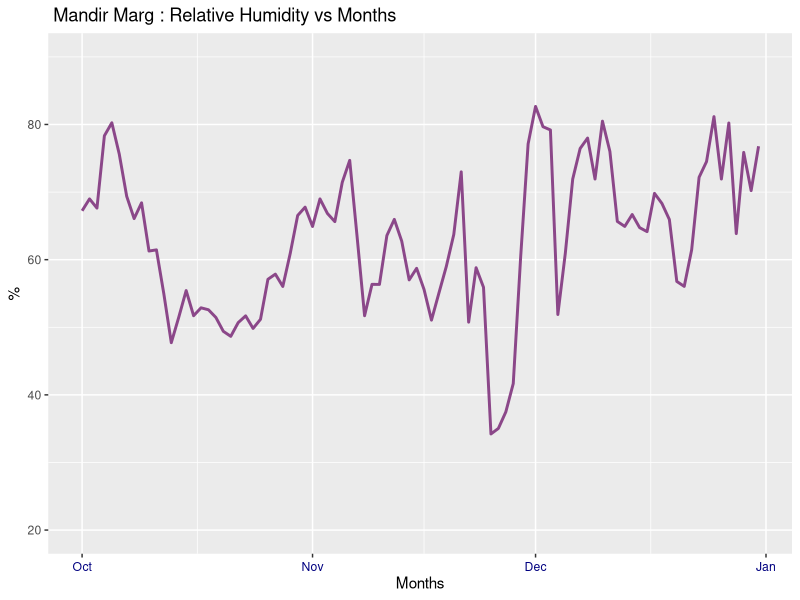
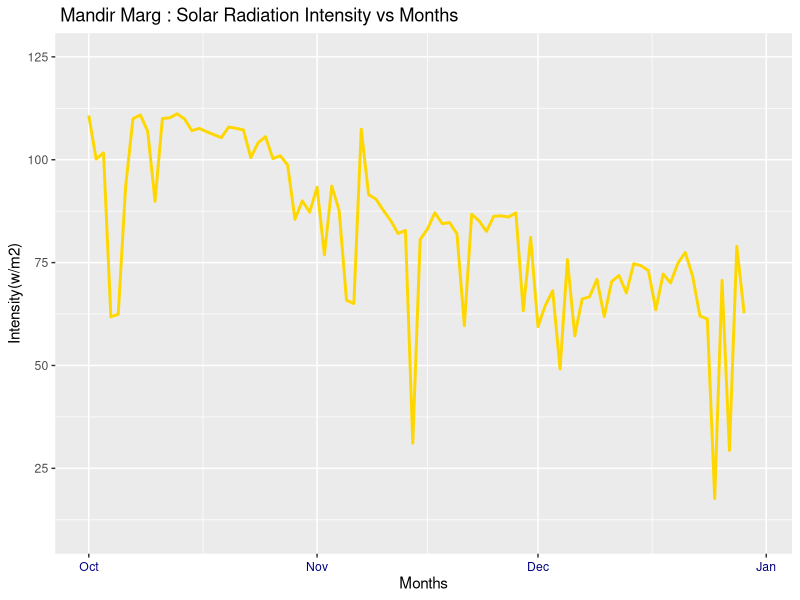
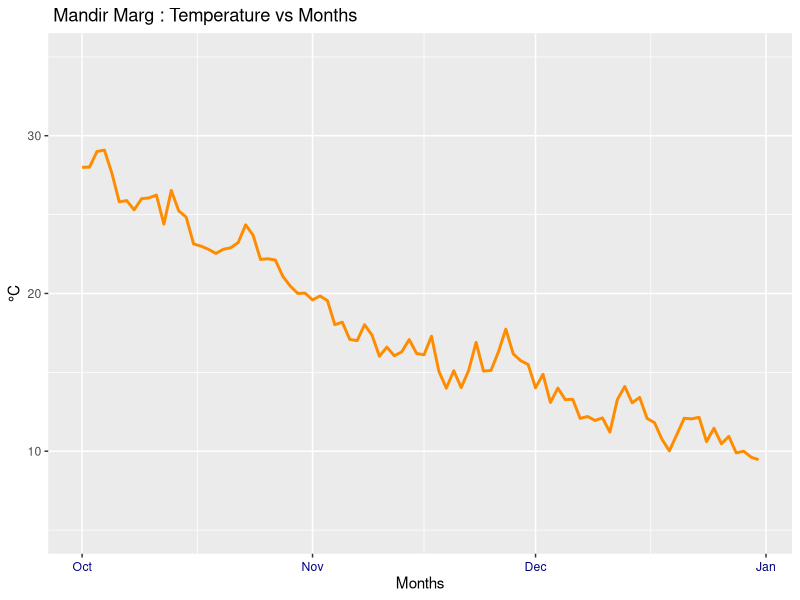
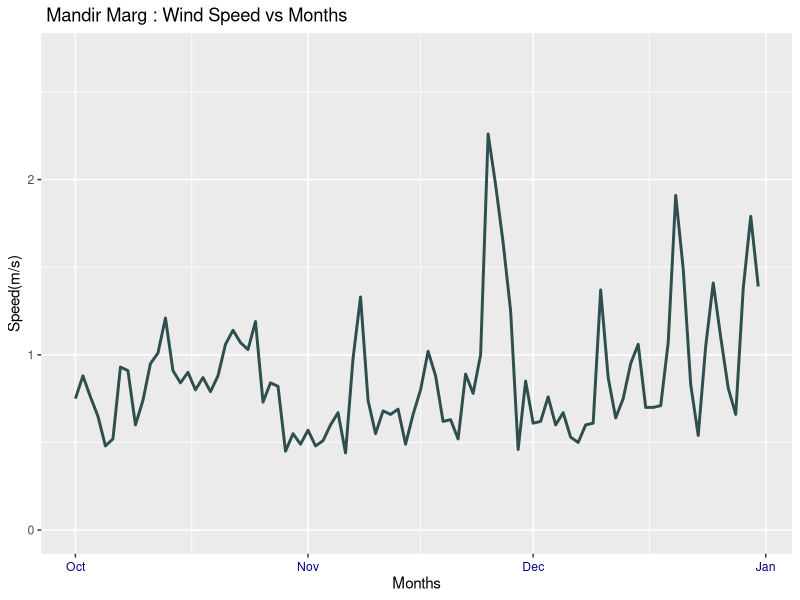

These figures' R source, in order: (Note: this script raises an error after producing the figures.)
#Set Working Directory
path<-"~/Desktop/Data Science/Mandir Marg/Meterological/Data Sets"
setwd(path)

#RELATIVE HUMIDITY
#Load Datasets
rhmg <- read.csv("rhMandirMarg.csv")
attach(rhmg)

#Import the libraries 
library("lubridate")
library("plyr")
library("ggplot2")

#Data Exploration
dim(rhmg)
str(rhmg)

#Check For Missing Values
table(is.na(rhmg))

#Get Summary of all Variables
summary(rhmg)

#date manipulation, for changing the date format
rhmg$Date<- as.Date(rhmg$Date,format = "%d/%m/%Y")
month(as.POSIXlt(rhmg$Date, format="%Y/%m/%d"))
Months<- as.factor(month(as.POSIXlt(rhmg$Date, formast="%Y/%m/%d")))
Months<-mapvalues(Months, from = c(10,11,12), to = c("Oct","Nov","Dec"))
levels(Months)

# Add a new Variable called "Months"
rhmg <- cbind(rhmg,Months)

#Line Chart
ggplot(rhmg,aes(rhmg$Date,rhmg$Concentration))+ geom_line(size = 1,show.legend = FALSE,color="orchid4") + xlab("Months") + ylab("%") + ggtitle(" Mandir Marg : Relative Humidity vs Months ") + theme(axis.text.x = element_text(angle = 0, vjust = 0.5, color = "navy"))+ ylim(20,90)

detach(rhmg)
#rm(list = ls())

#*********************************************************************************************************************************************
#SOLAR RADIATION
#Load Datasets
srmg <- read.csv("srMandirMarg.csv")
attach(srmg)

#Data Exploration
dim(srmg)
str(srmg)

#Check For Missing Values
table(is.na(srmg))

#Get Summary of all Variables
summary(srmg)

#date manipulation, for changing the date format
srmg$Date<- as.Date(srmg$Date,format = "%d/%m/%Y")
month(as.POSIXlt(srmg$Date, format="%Y/%m/%d"))
Months<- as.factor(month(as.POSIXlt(srmg$Date, formast="%Y/%m/%d")))
Months<-mapvalues(Months, from = c(10,11,12), to = c("Oct","Nov","Dec"))
levels(Months)

# Add a new Variable called "Months"
srmg <- cbind(srmg,Months)

#Line Chart
ggplot(srmg,aes(srmg$Date,srmg$Concentration))+ geom_line(size = 1,show.legend = FALSE,color="gold") + xlab("Months") + ylab("Intensity(w/m2)") + ggtitle(" Mandir Marg : Solar Radiation Intensity vs Months ") + theme(axis.text.x = element_text(angle = 0, vjust = 0.5, color = "navy"))+ ylim(10,125)

detach(srmg)
#rm(list = ls())

#*******************************************************************************************************************************************
#TEMPERATURE
#Load Datasets
tmg <- read.csv("tempMandirMarg.csv")
attach(tmg)

#Data Exploration
dim(tmg)
str(tmg)

#Check For Missing Values
table(is.na(tmg))

#Get Summary of all Variables
summary(tmg)

#date manipulation, for changing the date format
tmg$Date<- as.Date(tmg$Date,format = "%d/%m/%Y")
month(as.POSIXlt(tmg$Date, format="%Y/%m/%d"))
Months<- as.factor(month(as.POSIXlt(tmg$Date, formast="%Y/%m/%d")))
Months<-mapvalues(Months, from = c(10,11,12), to = c("Oct","Nov","Dec"))
levels(Months)

# Add a new Variable called "Months"
tmg <- cbind(tmg,Months)

#Line Chart
ggplot(tmg,aes(Date,Concentration))+ geom_line(size = 1,show.legend = FALSE,color="darkorange") + xlab("Months") + ylab("°C") + ggtitle(" Mandir Marg : Temperature vs Months ") + theme(axis.text.x = element_text(angle = 0, vjust = 0.5, color = "navy"))+ ylim(5,35)

detach(tmg)
#rm(list = ls())

#*******************************************************************************************************************************************
#WINDSPEED
#Load Datasets
wsmg <- read.csv("wsMandirMarg.csv")
attach(wsmg)

#Data Exploration
dim(wsmg)
str(wsmg)

#Check For Missing Values
table(is.na(wsmg))

#Get Summary of all Variables
summary(wsmg)

#date manipulation, for changing the date format
wsmg$Date<- as.Date(wsmg$Date,format = "%d/%m/%Y")
month(as.POSIXlt(wsmg$Date, format="%Y/%m/%d"))
Months<- as.factor(month(as.POSIXlt(wsmg$Date, formast="%Y/%m/%d")))
Months<-mapvalues(Months, from = c(10,11,12), to = c("Oct","Nov","Dec"))
levels(Months)

# Add a new Variable called "Months"
wsmg <- cbind(wsmg,Months)

#Line Chart
ggplot(wsmg,aes(wsmg$Date,wsmg$Concentration))+ geom_line(size = 1,show.legend = FALSE,color="darkslategray") + xlab("Months") + ylab("Speed(m/s)") + ggtitle(" Mandir Marg : Wind Speed vs Months ") + theme(axis.text.x = element_text(angle = 0, vjust = 0.5, color = "navy"))+ ylim(0,2.7)

detach(wsmg)
#rm(list = ls())

#*******************************************************************************************************************************************
#COMBINING THE GRAPHS ...
combi <- read.csv("allFactorsCombined.csv")
attach(combi)
combi$Date<- as.Date(combi$Date,format = "%d/%m/%Y")
month(as.POSIXlt(combi$Date, format="%Y/%m/%d"))
Months<- as.factor(month(as.POSIXlt(combi$Date, formast="%Y/%m/%d")))
Months<-mapvalues(Months, from = c(10,11,12), to = c("Oct","Nov","Dec"))
levels(Months)
library(grid)
library(reshape2)
mt <- melt(combi, id = "Date", measure = c("sr", "rh","temp"))
p1<-ggplot(mt, aes(x=mt$Date, y=value, colour = variable)) +ggtitle("Meteorological Factor")+ geom_line(show.legend = TRUE)+scale_colour_manual(values=c("gold","orchid4","darkorange"))+ylab("Variation")+xlab(" ")+ylim(0,120)

#Multiplots
multiplot <- function(..., plotlist=NULL, file, cols=1, layout=NULL) 
  require(grid)
  
  # Make a list from the ... arguments and plotlist
  plots <- c(list(...), plotlist)
  
  numPlots = length(plots)
  
  # If layout is NULL, then use 'cols' to determine layout
  if (is.null(layout)) {
    # Make the panel
    # ncol: Number of columns of plots
    # nrow: Number of rows needed, calculated from # of cols
    layout <- matrix(seq(1, cols * ceiling(numPlots/cols)),
                     ncol = cols, nrow = ceiling(numPlots/cols))
  }
  
  if (numPlots==1) {
    print(plots[[1]])
    
  } else {
    # Set up the page
    grid.newpage()
    pushViewport(viewport(layout = grid.layout(nrow(layout), ncol(layout))))
    
    # Make each plot, in the correct location
    for (i in 1:numPlots) {
      # Get the i,j matrix positions of the regions that contain this subplot
      matchidx <- as.data.frame(which(layout == i, arr.ind = TRUE))
      
      print(plots[[i]], vp = viewport(layout.pos.row = matchidx$row,
                                      layout.pos.col = matchidx$col))
    }
  }

p2<-ggplot(wsmg,aes(wsmg$Date,wsmg$Concentration))+ geom_line(size = 1,show.legend = TRUE,color="darkslategray") + xlab("Months")+ ylab("Wind Speed(m/s)") + theme(axis.text.x = element_text(angle = 0, vjust = 0.5, color = "navy"))+ ylim(0,2.5)
multiplot(p1,p2,cols=1)
